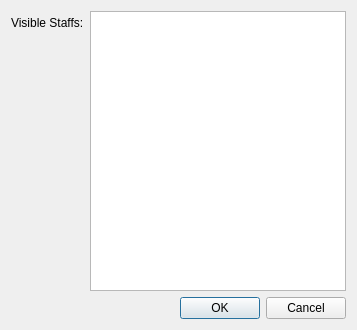
<?xml version="1.0" encoding="UTF-8"?>
<ui version="4.0">
 <class>CEditSystem</class>
 <widget class="QDialog" name="CEditSystem">
  <property name="geometry">
   <rect>
    <x>0</x>
    <y>0</y>
    <width>400</width>
    <height>333</height>
   </rect>
  </property>
  <property name="windowTitle">
   <string>Dialog</string>
  </property>
  <layout class="QVBoxLayout" name="verticalLayout">
   <property name="sizeConstraint">
    <enum>QLayout::SetFixedSize</enum>
   </property>
   <item>
    <layout class="QFormLayout" name="formLayout">
     <item row="0" column="1">
      <widget class="QListWidget" name="listWidget">
       <property name="minimumSize">
        <size>
         <width>0</width>
         <height>280</height>
        </size>
       </property>
       <property name="editTriggers">
        <set>QAbstractItemView::NoEditTriggers</set>
       </property>
       <property name="selectionMode">
        <enum>QAbstractItemView::NoSelection</enum>
       </property>
      </widget>
     </item>
     <item row="0" column="0">
      <widget class="QLabel" name="label">
       <property name="text">
        <string>Visible Staffs:</string>
       </property>
      </widget>
     </item>
    </layout>
   </item>
   <item>
    <widget class="QDialogButtonBox" name="buttonBox">
     <property name="orientation">
      <enum>Qt::Horizontal</enum>
     </property>
     <property name="standardButtons">
      <set>QDialogButtonBox::Cancel|QDialogButtonBox::Ok</set>
     </property>
    </widget>
   </item>
  </layout>
 </widget>
 <resources/>
 <connections>
  <connection>
   <sender>buttonBox</sender>
   <signal>accepted()</signal>
   <receiver>CEditSystem</receiver>
   <slot>accept()</slot>
   <hints>
    <hint type="sourcelabel">
     <x>248</x>
     <y>254</y>
    </hint>
    <hint type="destinationlabel">
     <x>157</x>
     <y>274</y>
    </hint>
   </hints>
  </connection>
  <connection>
   <sender>buttonBox</sender>
   <signal>rejected()</signal>
   <receiver>CEditSystem</receiver>
   <slot>reject()</slot>
   <hints>
    <hint type="sourcelabel">
     <x>316</x>
     <y>260</y>
    </hint>
    <hint type="destinationlabel">
     <x>286</x>
     <y>274</y>
    </hint>
   </hints>
  </connection>
 </connections>
</ui>
